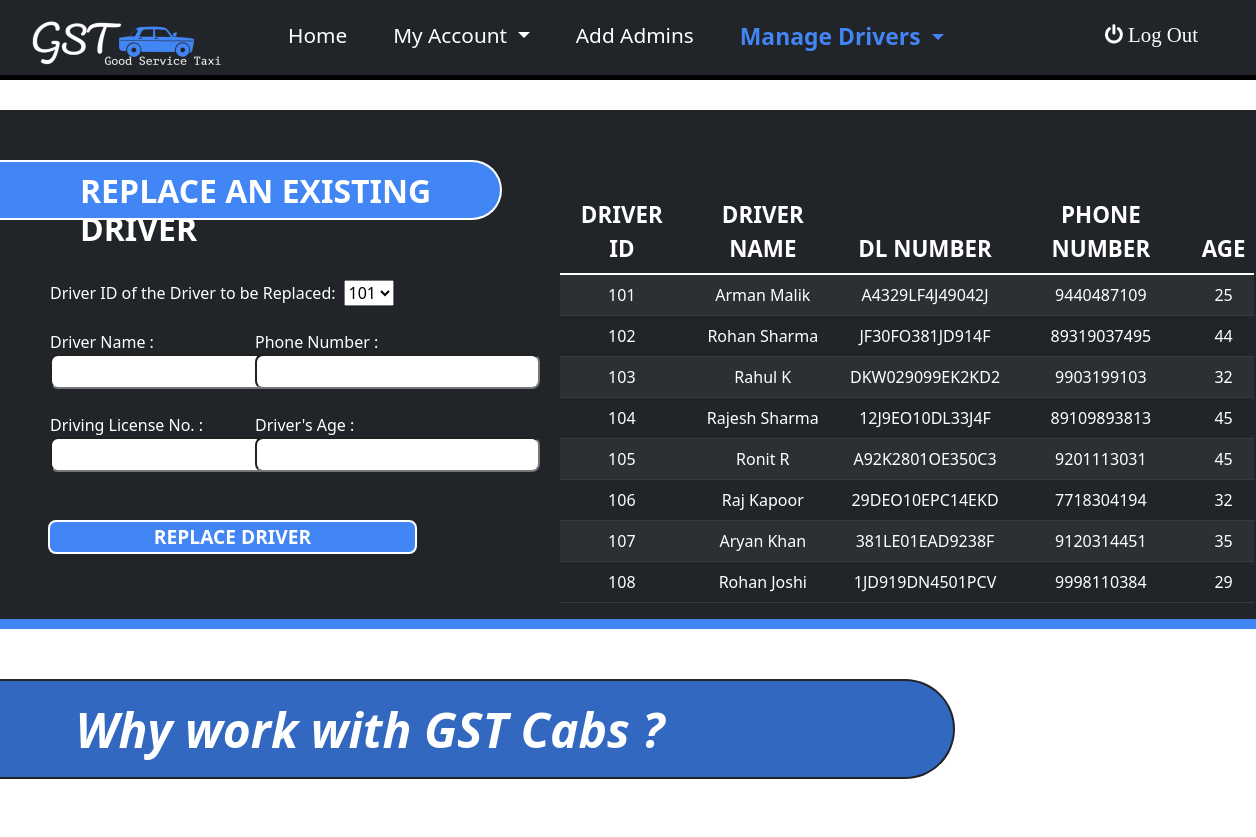
The app's page /ReplaceDriver (upper part), older data.
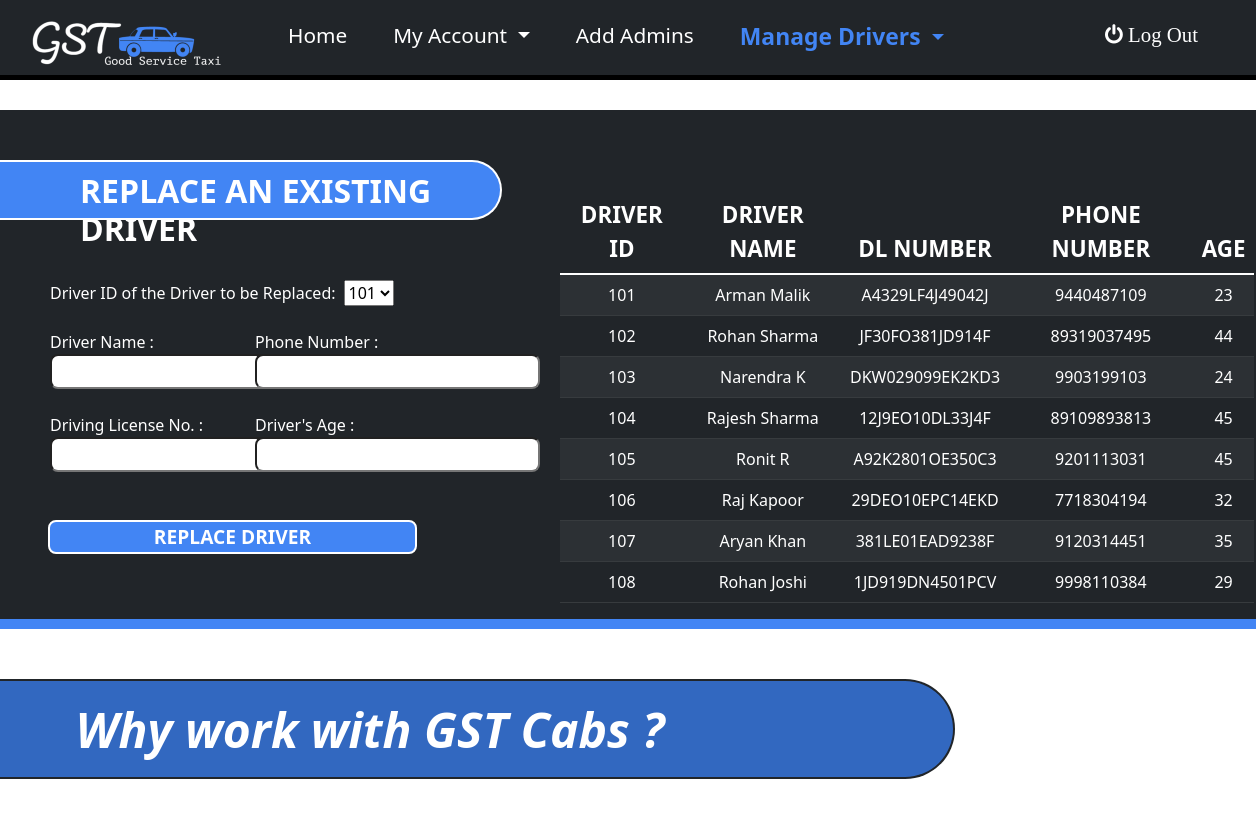
The same page, newer data.
### tables this page shows
CREATE TABLE driver(
driver_id integer PRIMARY KEY,
Dname varchar2(20) NOT NULL,
DL_no number(10) UNIQUE NOT NULL,
dph_no number(10) NOT NULL,
Age number(2),
admin_id REFERENCES admin(admin_id) DEFAULT 101);

### app.py (the view, shortened to what this page needs)
@app.route('/ReplaceDriver', methods=("GET","POST"))
def ReplaceDriver():
    con = sqlite3.connect("DBMS.db")
    cur = con.cursor()
    query = "SELECT * FROM DRIVER ORDER BY DRIVER_ID"
    cur.execute(query)
    rows = cur.fetchall()
    con.close()
    form = ReplaceDriverForm();
    return render_template('ReplaceDriver.html',adminid=adminid,rows=rows,form=form)

### templates/ReplaceDriver.html (shortened to what this page needs)
{% extends "AdminBase.html" %}
{% block content %}
<div class="row" id="mainContainer">
  <div class="col-4">
    <h2 class="title"> REPLACE AN EXISTING DRIVER </h2>
    <form action="{{ url_for('ReplaceDriver') }}" method="POST" autocomplete="off" >
    <fieldset class="form-field">
      {{ form.driverId.label }}&ensp;{{ form.driverId }}
      </fieldset>
    <div class="row" id="formDiv">
      <div class="col-6">
          <br>
        <fieldset class="form-field">
          {{ form.name.label }}<br>
          {{ form.name }}
          </fieldset>
          <br>
          <fieldset class="form-field">
            {{ form.DL_no.label }}<br>
            {{ form.DL_no }}
            </fieldset>
      </div>
      <div class="col-5">
      <br>
      <fieldset class="form-field">
        {{ form.dph_no.label }}<br>
        {{ form.dph_no }}
        </fieldset>
            <br>
            <fieldset class="form-field">
              {{ form.age.label }}<br>
              {{ form.age }}
              </fieldset>
      <br><br>
      </div>
      {{ form.submit }}
    </div>
  </form>
  </div>
  <div id="table" class="col-7 offset-1"  >
    <table class="table table-dark table-striped">
        <thead>
            <tr>
              <th scope="col">DRIVER ID</th>
              <th scope="col">DRIVER NAME</th>
              <th scope="col">DL NUMBER</th>
              <th scope="col">PHONE NUMBER</th>
              <th scope="col">AGE</th>
            </tr>
        </thead>
        <tbody>
            {% for rowdata in rows %}
            <tr>
              <td>{{rowdata[0]}}</td>
              <td>{{rowdata[1]}}</td>
              <td>{{rowdata[2]}}</td>
              <td>{{rowdata[3]}}</td>
              <td>{{rowdata[4]}}</td>
            </tr>
            {% endfor %}
        </tbody>
    </table>
  </div>
</div>
<h1 class="title2">Why work with GST Cabs ?</h1>
{% endblock %}

Row changes from the older to the newer data that the page shows:
changed driver "Arman Malik": Age "25" → "23"
changed driver id 103: Dname "Rahul K" → "Narendra K"; DL_no "DKW029099EK2KD2" → "DKW029099EK2KD3"; Age "32" → "24"
